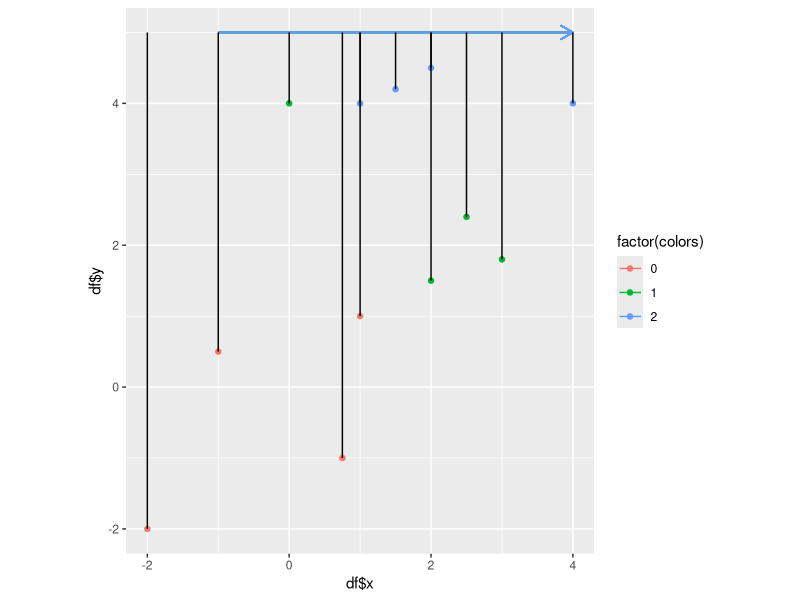
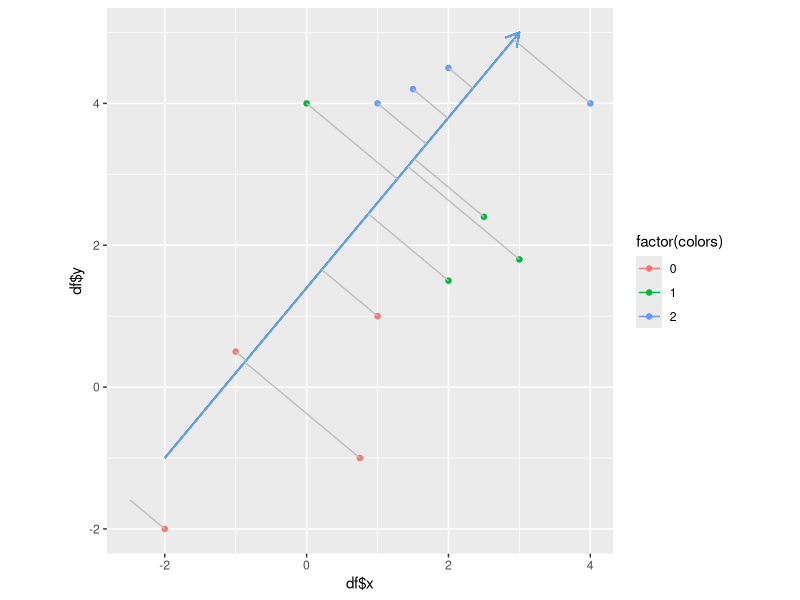
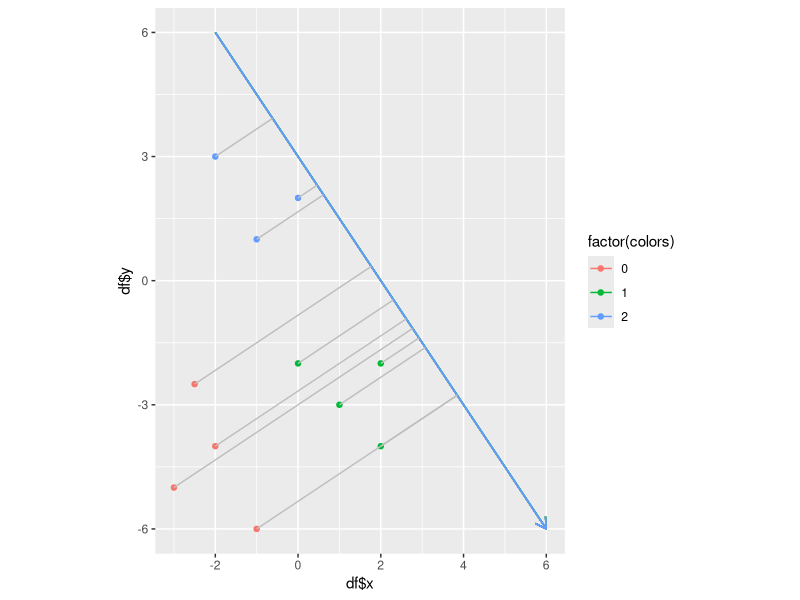
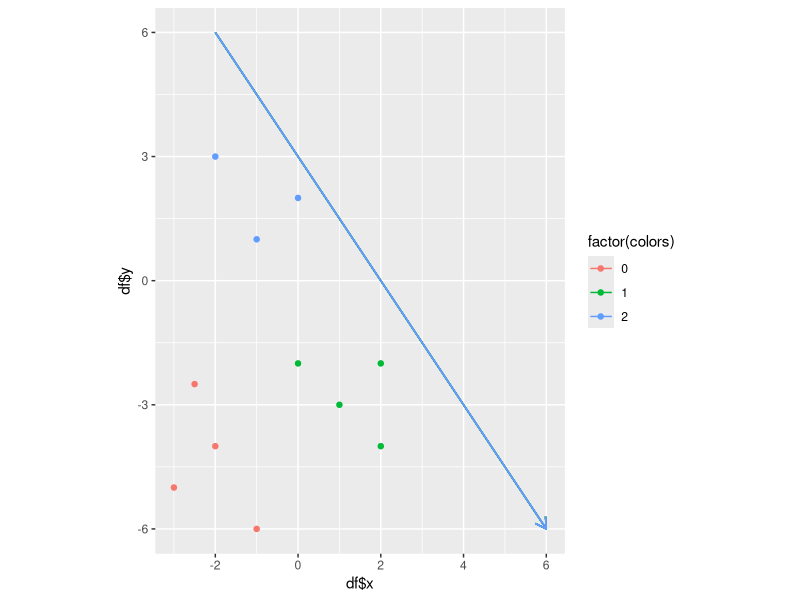
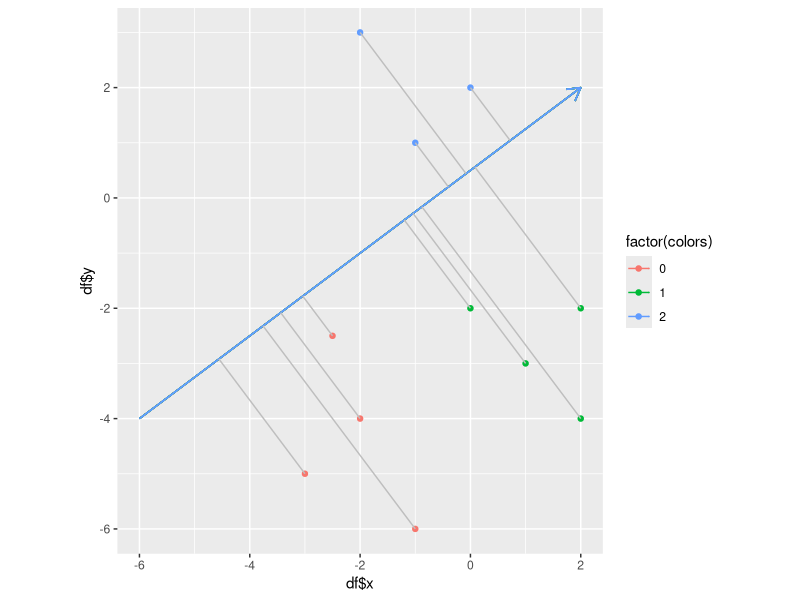

R code for these plots, in order:
## ---- chunk 1
library(ggplot2)

x <- c(1,-1,0.75,-2,2,2.5,3,0,1,1.5,4,2)
y <- c(1,0.5,-1,-2,1.5,2.4,1.8,4,4,4.2,4, 4.5)
df <- data.frame(cbind(x, y))

colors= c(0,0,0,0,1,1,1,1,2,2,2,2)
g <- ggplot(data = df, aes(x = df$x, y = df$y, colour=factor(colors))) + geom_point()

g <- g + geom_point(alpha = 1/3)  # alpha b/c of overplotting
g <- g + coord_fixed()
## ---- chunk 2
# corre <- cor(x = df$x, y = df$y, method = "spearman")  # calculate correlation, must be spearman b/c of measurement
# matrix <- matrix(c(1, corre, corre, 1), nrow = 2)  # make this into a matrix
# eigen <- eigen(matrix)  # calculate eigenvectors and values
# eigen$vectors.scaled <- eigen$vectors %*% diag(sqrt(eigen$values))
# 
# g <- g + geom_abline(intercept = eigen$values[1], slope = 1, colour = "yellow")  # add slope for pc1
# g <- g + geom_abline(intercept = eigen$values[2], slope = -1, colour = "violet")  # add slope for pc2
# 
# g
## ---- chunk 3

perp.segment.coord <- function(x0, y0, a=0,b=1){
  #finds endpoint for a perpendicular segment from the point (x0,y0) to the line
  # defined by lm.mod as y=a+b*x
  x1 <- (x0+b*y0-a*b)/(1+b^2)
  y1 <- a + b*x1
  list(x0=x0, y0=y0, x1=x1, y1=y1)
}

## ---- chunk 4

g1=g+geom_segment(aes(x=-1,y=5,xend=4,yend=5), arrow=arrow(length = unit(0.03, "npc")))
#Orthogonal projection

ss2<-perp.segment.coord(df$x, df$y, 5, 0)

g1 + geom_segment(data=as.data.frame(ss2), aes(x = x0, y = y0, xend = x1, yend = y1), colour = "black")
## ---- chunk 5
g=g+ geom_segment(aes(x = -2, y = -1, xend = 3, yend = 5), arrow = arrow(length = unit(0.03, "npc")), label="L2")
ss1<-perp.segment.coord(df$x, df$y, 1.4, 1.2)

g + geom_segment(data=as.data.frame(ss1), aes(x = x0, y = y0, xend = x1, yend = y1), colour = "gray")

## ---- chunk 6

x <- c(-2, -3, -2.5, -1, 1, 2, 2, 0, -1, 0, -2)
y <- c(-4, -5, -2.5, -6, -3, -2, -4, -2, 1, 2, 3)
df <- data.frame(cbind(x, y))

colors= c(0,0,0,0,1,1,1,1,2,2,2)
g2 <- ggplot(data = df, aes(x = df$x, y = df$y, colour=factor(colors))) + geom_point()

g2 <- g2 + geom_point(alpha = 1/3)  # alpha b/c of overplotting
g2 <- g2 + coord_fixed()

g3=g2+geom_segment(aes(x=-2,y=6,xend=6,yend=-6), arrow=arrow(length = unit(0.03, "npc")))
ss1<-perp.segment.coord(df$x, df$y, 3, -1.5)
g3 + geom_segment(data=as.data.frame(ss1), aes(x = x0, y = y0, xend = x1, yend = y1), colour = "gray")

g3
## ---- chunk 7

g2=g2+geom_segment(aes(x=-6,y=-4,xend=2,yend=2), arrow=arrow(length = unit(0.03, "npc")))
ss1<-perp.segment.coord(df$x, df$y, 0.5, 0.75)
g2 + geom_segment(data=as.data.frame(ss1), aes(x = x0, y = y0, xend = x1, yend = y1), colour = "gray")

